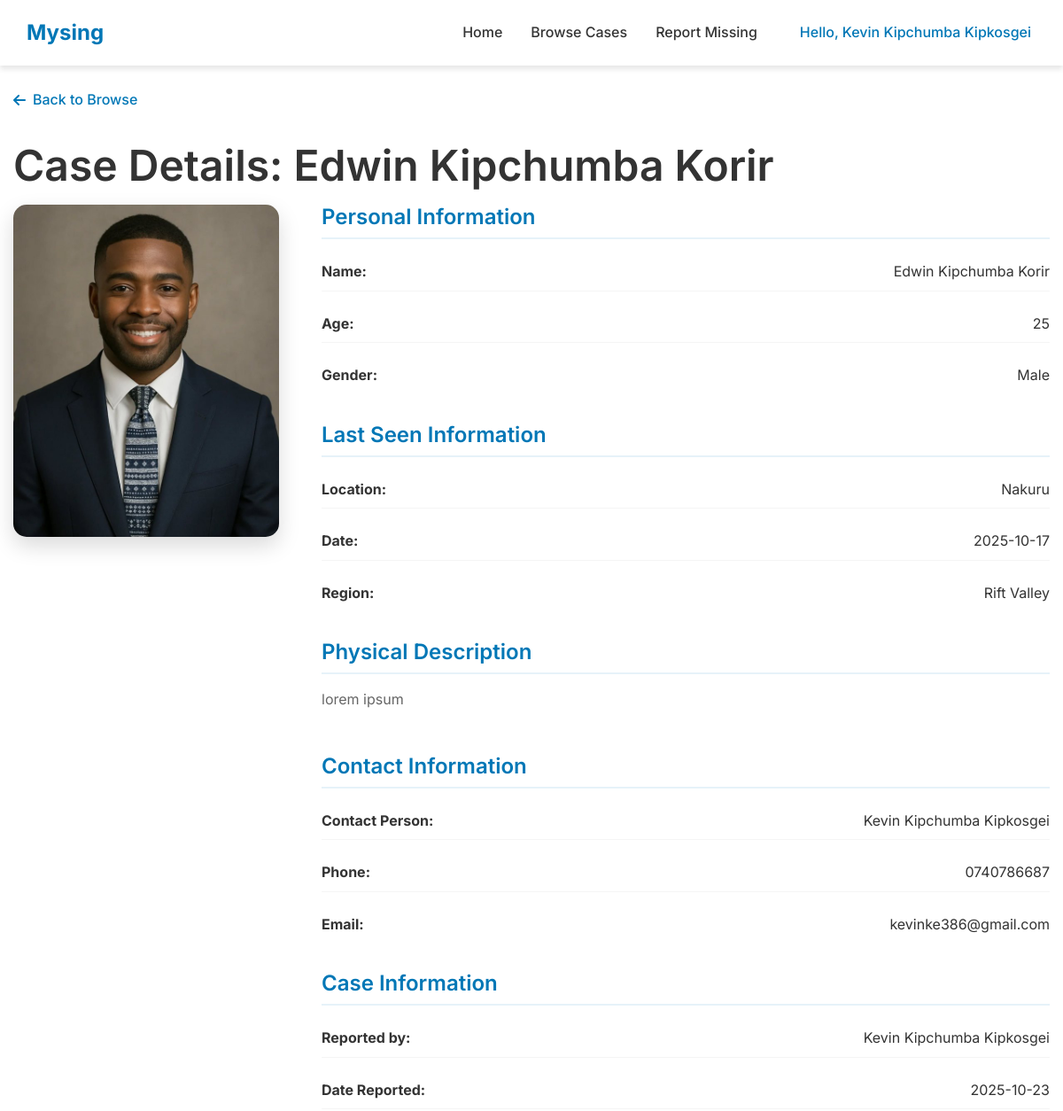
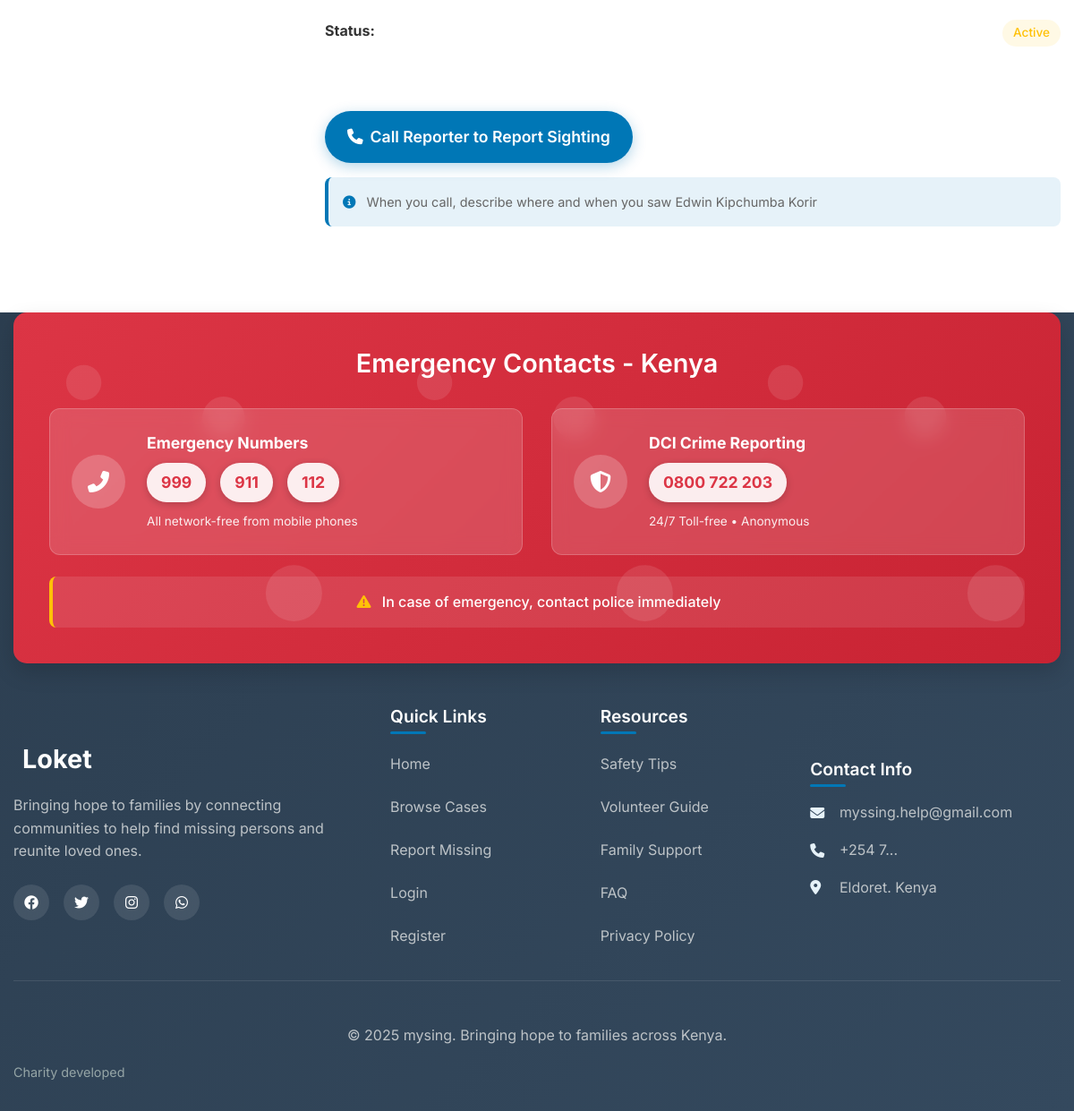
The app's page /case-details/2 (signed in) with its own data (2 pictures, top to bottom).
### models.py (models this page shows, shortened)
class User(UserMixin, db.Model):
    id = db.Column(db.Integer, primary_key=True)
    name = db.Column(db.String(100), nullable=False)
    email = db.Column(db.String(100), unique=True, nullable=False)
    password_hash = db.Column(db.String(200), nullable=False)
    phone = db.Column(db.String(20), nullable=False)
    role = db.Column(db.String(20), default='user')
    date_joined = db.Column(db.DateTime, default=datetime.utcnow)
    missing_persons = db.relationship('MissingPerson', backref='reporter', lazy=True)
    reset_tokens = db.relationship('PasswordResetToken', backref='user', lazy=True)

class MissingPerson(db.Model):
    id = db.Column(db.Integer, primary_key=True)
    name = db.Column(db.String(100), nullable=False)
    age = db.Column(db.Integer, nullable=False)
    gender = db.Column(db.String(20), nullable=False)
    last_seen = db.Column(db.String(200), nullable=False)
    last_seen_date = db.Column(db.Date, nullable=False)
    region = db.Column(db.String(50), nullable=False)
    description = db.Column(db.Text, nullable=False)
    contact_name = db.Column(db.String(100), nullable=False)
    contact_phone = db.Column(db.String(20), nullable=False)
    contact_email = db.Column(db.String(100), nullable=False)
    photo_filename = db.Column(db.String(200), nullable=True)
    date_reported = db.Column(db.DateTime, default=datetime.utcnow)
    is_found = db.Column(db.Boolean, default=False)
    reported_by = db.Column(db.Integer, db.ForeignKey('user.id'), nullable=False)
    @property
    def photo_url(self):
        if self.photo_filename:
            return f'/static/uploads/{self.photo_filename}'
        return '/static/images/default-avatar.png'

### app.py (the view)
@app.route('/case-details/<int:person_id>')
def case_details(person_id):
    missing_person = MissingPerson.query.get_or_404(person_id)
    return render_template('case_details.html', person=missing_person)

### app.py (called while the page is built)
@login_manager.user_loader
def load_user(user_id):
    return User.query.get(int(user_id))

### templates/case_details.html (shortened to what this page needs)
{% extends "base.html" %}
{% block content %}
<section class="case-details-section">
    <div class="container">
        <div class="case-details-header">
            <a href="{{ url_for('browse') }}" class="back-link">
                <i class="fas fa-arrow-left"></i> Back to Browse
            </a>
            <h1>Case Details: {{ person.name }}</h1>
        </div>
        <div class="case-details-content">
            <div class="case-image-large">
                <img src="{{ person.photo_url }}" alt="{{ person.name }}">
            </div>
            <div class="case-info-detailed">
                <div class="info-section">
                    <h3>Personal Information</h3>
                    <div class="info-grid">
                        <div class="info-item">
                            <strong>Name:</strong>
                            <span>{{ person.name }}</span>
                        </div>
                        <div class="info-item">
                            <strong>Age:</strong>
                            <span>{{ person.age }}</span>
                        </div>
                        <div class="info-item">
                            <strong>Gender:</strong>
                            <span>{{ person.gender }}</span>
                        </div>
                    </div>
                </div>
                <div class="info-section">
                    <h3>Last Seen Information</h3>
                    <div class="info-grid">
                        <div class="info-item">
                            <strong>Location:</strong>
                            <span>{{ person.last_seen }}</span>
                        </div>
                        <div class="info-item">
                            <strong>Date:</strong>
                            <span>{{ person.last_seen_date.strftime('%Y-%m-%d') }}</span>
                        </div>
                        <div class="info-item">
                            <strong>Region:</strong>
                            <span>{{ person.region }}</span>
                        </div>
                    </div>
                </div>
                <div class="info-section">
                    <h3>Physical Description</h3>
                    <p>{{ person.description }}</p>
                </div>
                <div class="info-section">
                    <h3>Contact Information</h3>
                    <div class="info-grid">
                        <div class="info-item">
                            <strong>Contact Person:</strong>
                            <span>{{ person.contact_name }}</span>
                        </div>
                        <div class="info-item">
                            <strong>Phone:</strong>
                            <span id="contactPhone">{{ person.contact_phone }}</span>
                        </div>
                        <div class="info-item">
                            <strong>Email:</strong>
                            <span>{{ person.contact_email }}</span>
                        </div>
                    </div>
                </div>
                <div class="info-section">
                    <h3>Case Information</h3>
                    <div class="info-grid">
                        <div class="info-item">
                            <strong>Reported by:</strong>
                            <span>{{ person.reporter.name }}</span>
                        </div>
                        <div class="info-item">
                            <strong>Date Reported:</strong>
                            <span>{{ person.date_reported.strftime('%Y-%m-%d') }}</span>
                        </div>
                        <div class="info-item">
                            <strong>Status:</strong>
                            <span class="status-{{ 'found' if person.is_found else 'active' }}">
                                {{ 'Found' if person.is_found else 'Active' }}
                            </span>
                        </div>
                    </div>
                </div>
                {% if current_user.is_authenticated and not person.is_found %}
                <div class="action-buttons">
                    <a href="tel:{{ person.contact_phone|replace('(', '')|replace(')', '')|replace(' ', '')|replace('-', '') }}"
                       class="btn btn-primary btn-call-report" id="callReporterBtn">
                        <i class="fas fa-phone"></i> Call Reporter to Report Sighting
                    </a>
                    <p class="call-guidance-small">
                        <i class="fas fa-info-circle"></i>
                        When you call, describe where and when you saw {{ person.name }}
                    </p>
                </div>
                {% elif not current_user.is_authenticated %}
                <div class="login-prompt">
                    <p><a href="{{ url_for('login') }}">Login</a> to contact the reporter about sightings.</p>
                </div>
                {% endif %}
            </div>
        </div>
    </div>
</section>
{% endblock %}

### templates/base.html (shortened to what this page needs)
<!DOCTYPE html>
<html lang="en">
<head>
    <link rel="stylesheet" href="{{ url_for('static', filename='css/style.css') }}">
    <link rel="stylesheet" href="https://cdnjs.cloudflare.com/ajax/libs/font-awesome/6.4.0/css/all.min.css">
</head>
<body>
    <nav class="navbar">
        <div class="nav-container">
            <div class="nav-logo">
                <a href="{{ url_for('index') }}">
                    <span>Mysing</span>
                </a>
            </div>
            <div class="nav-menu" id="navMenu">
                <a href="{{ url_for('index') }}" class="nav-link">Home</a>
                <a href="{{ url_for('browse') }}" class="nav-link">Browse Cases</a>
                {% if current_user.is_authenticated %}
                <a href="{{ url_for('report_missing') }}" class="nav-link">Report Missing</a>
                {% endif %}
                <div class="user-controls">
                    {% if current_user.is_authenticated %}
                        <div class="user-menu">
                            <span class="user-greeting">Hello, {{ current_user.name }}</span>
                        </div>
                    {% else %}
                        <a href="{{ url_for('login') }}" class="btn-login">Login</a>
                        <a href="{{ url_for('register') }}" class="btn-register">Register</a>
                    {% endif %}
                </div>
            </div>
        </div>
    </nav>
    <main>
        {% block content %}{% endblock %}
    </main>
    <footer class="footer">
        <div class="container">
            <div class="emergency-section">
                <h3>Emergency Contacts - Kenya</h3>
                <div class="emergency-numbers">
                    <div class="emergency-item">
                        <div class="emergency-icon">
                            <i class="fas fa-phone-alt"></i>
                        </div>
                        <div class="emergency-info">
                            <strong>Emergency Numbers</strong>
                            <div class="numbers-grid">
                                <span>999</span>
                                <span>911</span>
                                <span>112</span>
                            </div>
                            <small>All network-free from mobile phones</small>
                        </div>
                    </div>
                    <div class="emergency-item">
                        <div class="emergency-icon">
                            <i class="fas fa-shield-alt"></i>
                        </div>
                        <div class="emergency-info">
                            <strong>DCI Crime Reporting</strong>
                            <div class="numbers-grid">
                                <span>0800 722 203</span>
                            </div>
                            <small>24/7 Toll-free • Anonymous</small>
                        </div>
                    </div>
                </div>
                <div class="emergency-note">
                    <p><i class="fas fa-exclamation-triangle"></i> In case of emergency, contact police immediately</p>
                </div>
            </div>
            <div class="footer-content">
                <div class="footer-section">
                    <div class="footer-logo">
                        <span>Loket</span>
                    </div>
                    <p class="footer-description">
                        Bringing hope to families by connecting communities to help find missing persons and reunite loved ones.
                    </p>
                    <div class="social-links">
                        <a href="#" aria-label="Facebook"><i class="fab fa-facebook"></i></a>
                        <a href="#" aria-label="Twitter"><i class="fab fa-twitter"></i></a>
                        <a href="#" aria-label="Instagram"><i class="fab fa-instagram"></i></a>
                        <a href="#" aria-label="WhatsApp"><i class="fab fa-whatsapp"></i></a>
                    </div>
                </div>
                <div class="footer-section">
                    <h4>Quick Links</h4>
                    <div class="footer-links">
                        <a href="{{ url_for('index') }}">Home</a>
                        <a href="{{ url_for('browse') }}">Browse Cases</a>
                        <a href="{{ url_for('report_missing') }}">Report Missing</a>
                        <a href="{{ url_for('login') }}">Login</a>
                        <a href="{{ url_for('register') }}">Register</a>
                    </div>
                </div>
                <div class="footer-section">
                    <h4>Resources</h4>
                    <div class="footer-links">
                        <a href="#">Safety Tips</a>
                        <a href="#">Volunteer Guide</a>
                        <a href="#">Family Support</a>
                        <a href="#">FAQ</a>
                        <a href="#">Privacy Policy</a>
                    </div>
                </div>
                <div class="footer-section">
                    <h4>Contact Info</h4>
                    <div class="contact-info">
                        <div class="contact-item">
                            <i class="fas fa-envelope"></i>
                            <span>myssing.help@gmail.com</span>
                        </div>
                        <div class="contact-item">
                            <i class="fas fa-phone"></i>
                            <span>+254 7...</span>
                        </div>
                        <div class="contact-item">
                            <i class="fas fa-map-marker-alt"></i>
                            <span>Eldoret. Kenya</span>
                        </div>
                    </div>
                </div>
            </div>
            <div class="footer-bottom">
                <div class="footer-copyright">
                    <p>&copy; 2025 mysing. Bringing hope to families across Kenya.</p>
                </div>
                <div class="footer-credits">
                    <p>Charity developed</p>
                </div>
            </div>
        </div>
    </footer>
</body>
</html>

### records on screen
User: name "Kevin Kipchumba Kipkosgei", reporter.name "Kevin Kipchumba Kipkosgei"
MissingPerson: name "Edwin Kipchumba Korir", photo_url (picture), age "25", gender "Male", last_seen "Nakuru", last_seen_date "2025-10-17", region "Rift Valley", description "lorem ipsum", contact_name "Kevin Kipchumba Kipkosgei", contact_phone "0740786687", contact_email "kevinke386@gmail.com", date_reported "2025-10-23", is_found "Active"
